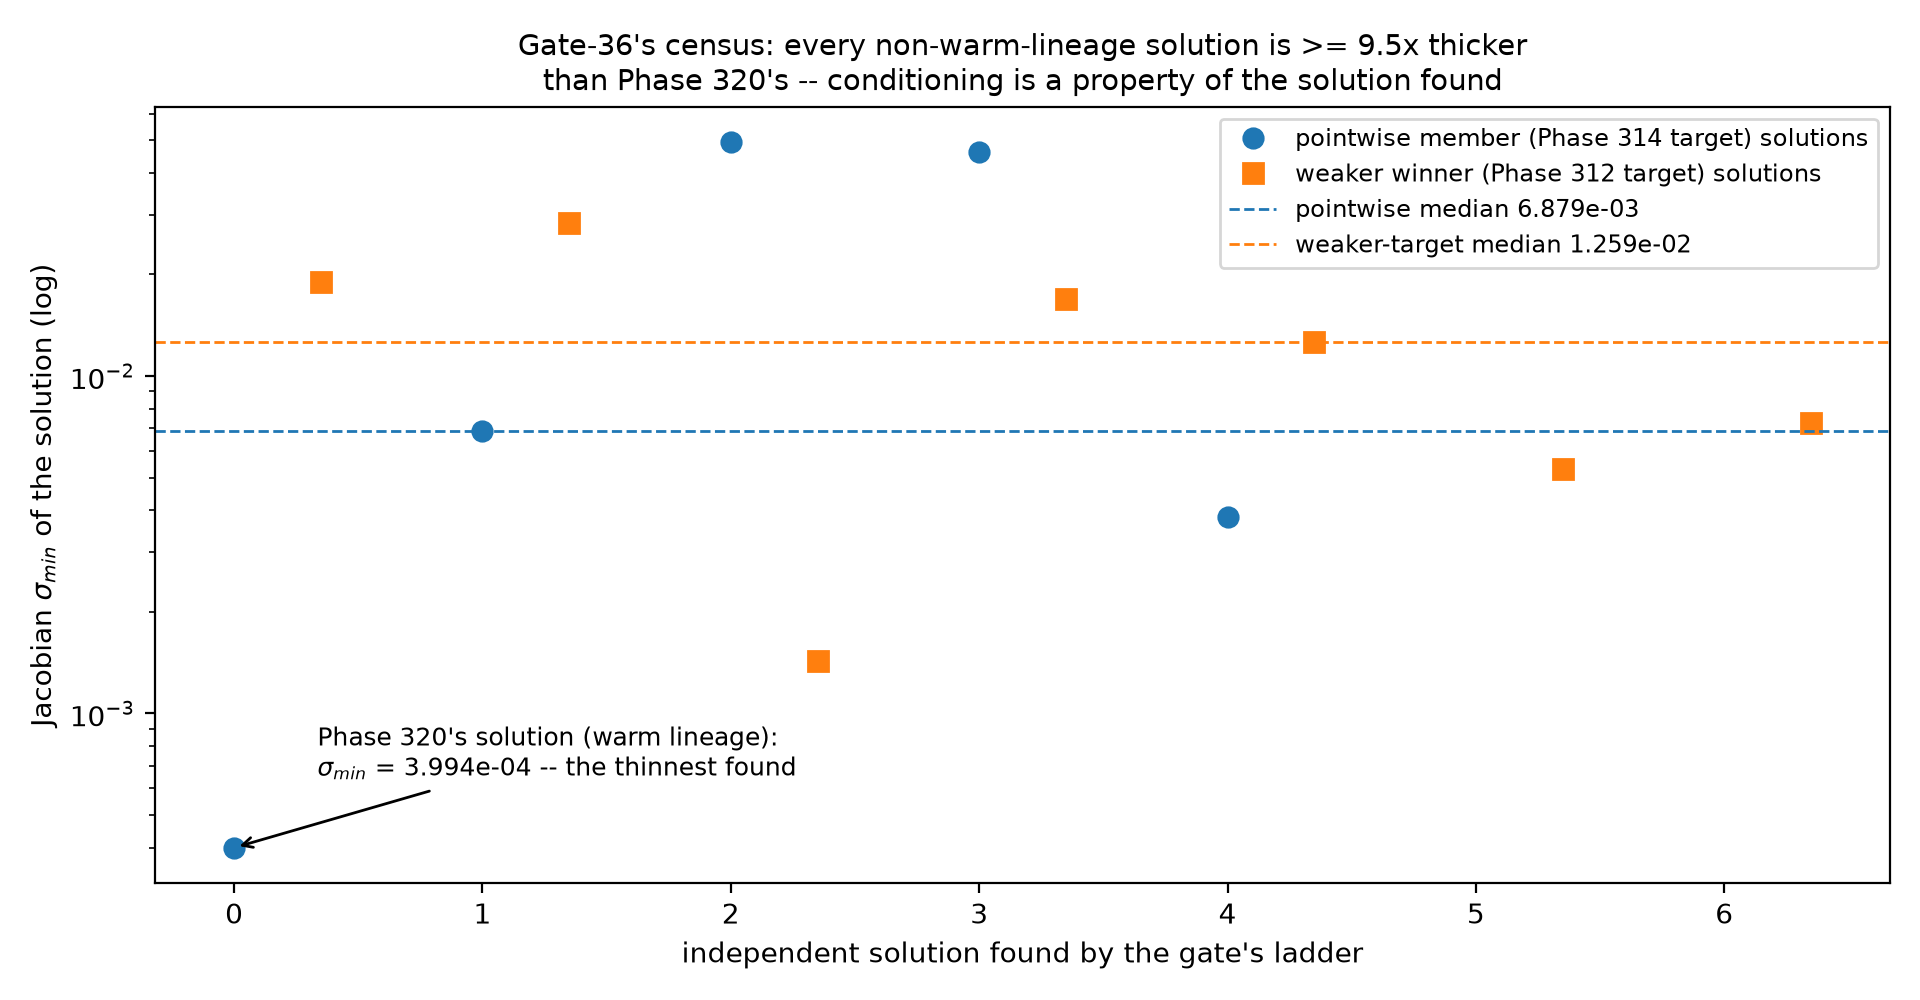

Recreate this plot in Python.
#!/usr/bin/env python3
"""Gate-36 figure: the conditioning census -- sigma_min belongs to the
solution found, not to the target.

All values from gate36-claims/results/g36_item3_results.json (the gate's
own censuses E1/E2 and the scale probe E5).
"""
import json

import numpy as np
import matplotlib
matplotlib.use("Agg")
import matplotlib.pyplot as plt

ROOT = "/home/hatch/workspace/warp-pilot"
FIG = f"{ROOT}/publication/figures"
d = json.load(open(f"{ROOT}/gate36-claims/results/g36_item3_results.json"))
c1 = [s["sigma_min"] for s in d["E1"]["census"]]
c2 = [s["sigma_min"] for s in d["E2"]["census"]]
warm = min(c1)
print(f"pointwise census n={len(c1)} median={np.median(c1):.4e}; "
      f"weaker census n={len(c2)} median={np.median(c2):.4e}")

fig, ax = plt.subplots(figsize=(9.6, 5.0))
fig.patch.set_facecolor("white")
x1 = np.arange(len(c1))
x2 = np.arange(len(c2))
ax.semilogy(x1, c1, "o", color="tab:blue", ms=7,
            label="pointwise member (Phase 314 target) solutions")
ax.semilogy(x2 + 0.35, c2, "s", color="tab:orange", ms=7,
            label="weaker winner (Phase 312 target) solutions")
wi = int(np.argmin(c1))
ax.annotate(f"Phase 320's solution (warm lineage):\n"
            f"$\\sigma_{{min}}$ = {warm:.3e} -- the thinnest found",
            (wi, warm), textcoords="offset points", xytext=(30, 26),
            fontsize=9, arrowprops=dict(arrowstyle="->"))
ax.axhline(np.median(c1), color="tab:blue", ls="--", lw=1,
           label=f"pointwise median {np.median(c1):.3e}")
ax.axhline(np.median(c2), color="tab:orange", ls="--", lw=1,
           label=f"weaker-target median {np.median(c2):.3e}")
ax.set_xlabel("independent solution found by the gate's ladder")
ax.set_ylabel(r"Jacobian $\sigma_{min}$ of the solution (log)")
ax.set_title("Gate-36's census: every non-warm-lineage solution is >= 9.5x thicker\n"
             "than Phase 320's -- conditioning is a property of the solution found",
             fontsize=10.5)
ax.legend(fontsize=8.5)
fig.tight_layout()
out = f"{FIG}/fig_gate36_census.png"
fig.savefig(out, dpi=200, facecolor="white")
print("wrote", out)
